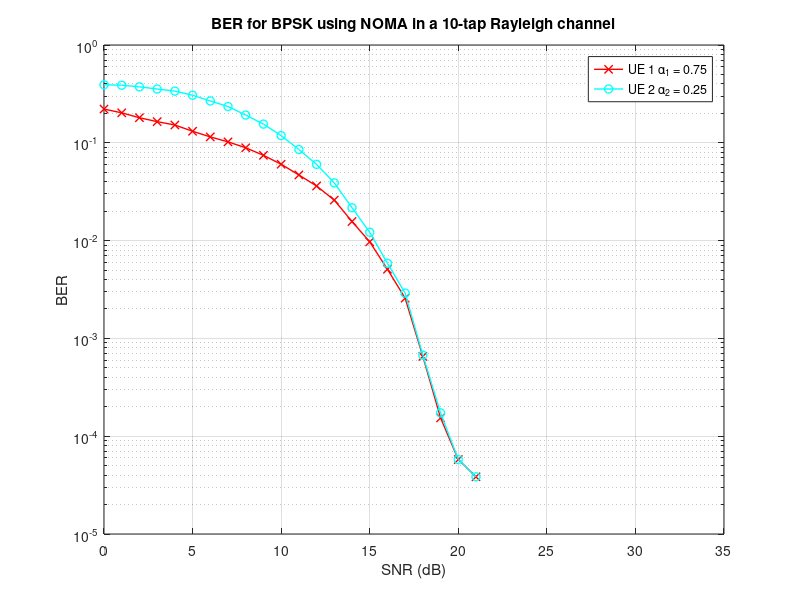

The MATLAB source for this figure:
clc; clear all;

% Some global constants %
N = 5.2e4;
SNR = 0:35; % SNR range in dB
snr = db2pow(SNR); % SNR range in linear scale

%%%%% OMA Transmitter %%%%%

% BPSK Signalling % 
x1 = randi([0 1],1,N);
x2 = randi([0 1],1,N);
%fprintf('Data of user 1 is %s\n',sprintf('%d', x1));
%fprintf('Data of user 2 is %s\n',sprintf('%d', x2));

x1bpsk = 2 * x1 - 1;
x2bpsk = 2 * x2 - 1;

% Assigning Power Coefficients to User 1 and 2 %
a1 = 0.75;
a2 = 0.25;

% Superposition coding %
x = sqrt(a1) * x1bpsk + sqrt(a2)*x2bpsk;

%%%%% OMA Receiver %%%%%

for i = 1:length(snr)    
    x_awgn = awgn(x,SNR(i),'measured');
    x1_received = ones(1,N);
    x1_received(x_awgn < 0) = 0;
    x1_received_ASK = ones(1,N);
    x1_received_ASK(x_awgn < 0) = 0;
    x1_received_ASK(x1_received == 0) = -1; %Remodulating BPSK signal
    remaining_signal = x_awgn - sqrt(a1) * x1_received_ASK;
    x2_received = zeros(1,N);
    x2_received(remaining_signal > 0) = 1;
    ber1(i) = biterr(x1,x1_received) / N;
    ber2(i) = biterr(x2,x2_received) / N;
    if (SNR(i) == 10)
        disp(ber1(i))
    end
end


% Plotting %
figure;
semilogy(SNR, ber1,'rx-','linewidth', 1);
hold on;
semilogy(SNR, ber2,'co-', 'linewidth', 1);
grid on;
legend('UE 1 \alpha_1 = 0.75', 'UE 2 \alpha_2 = 0.25');
xlabel('SNR (dB)');
ylabel('BER');
title('BER for BPSK using NOMA in a 10-tap Rayleigh channel');

